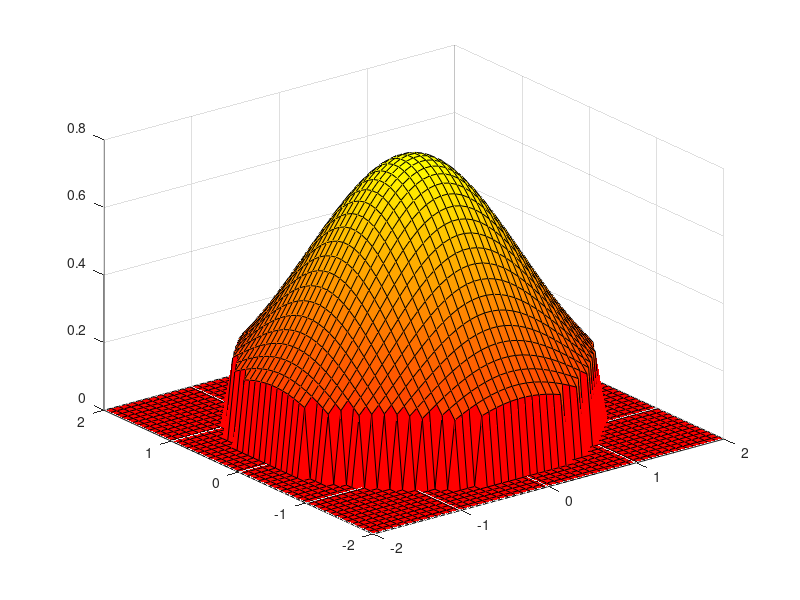

Source code (MATLAB): (Note: this script raises an error after producing the figure.)
% Plot a 2d gaussian in 3d
N = 2.0;
x=linspace(-N, N, 50);
y=x;
[X,Y]=meshgrid(x,y);
function offsetzlabel (h)
    xpos = get(h, 'position');
    xpos(1) = xpos(1)-0.2; % Out
    halfwidth = 0.0; % up/down
    xpos(3) = xpos(3)+halfwidth;
    set(h, 'position', xpos);
end

figure(1)
clf

z=(2/sqrt(2*pi).*exp(-(X.^2/2)-(Y.^2/2)));
z(z<=0.2) = 0;
%size(zz);
%size(zzz);
colormap('autumn')
surf(X,Y,z);
%shading interp
%axis tight

ax=gca
set(ax, 'fontsize', fs1)
axpos=get(ax,'position');
axpos=[axpos(1)+0.08,axpos(2)+0.05,axpos(3),axpos(4)];
set(ax, 'position', axpos)

fs1=32

xlabel('d (x)', 'fontsize', fs1)
ylabel('d (y)', 'fontsize', fs1)
h = zlabel('weight', 'fontsize', fs1)

offsetzlabel(h);